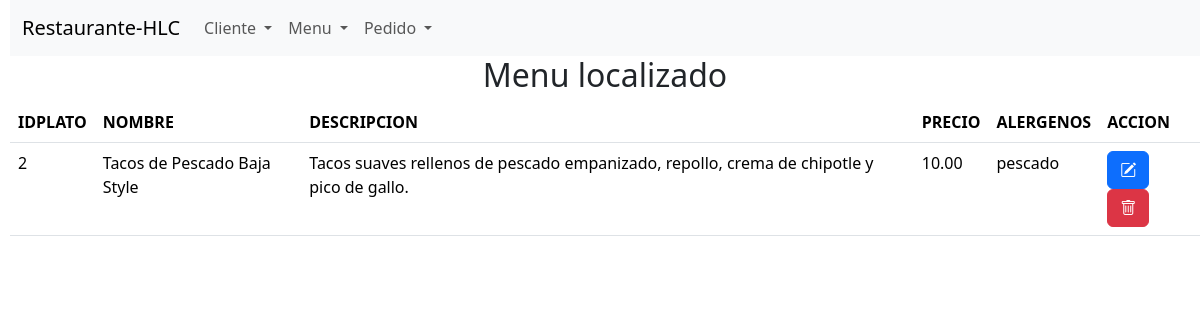
The app's page /proceso_buscar_menu.php?txtNombreMenu=Tacos de Pescado Baja Style with its own data.
### tables this page shows
CREATE TABLE `menu` (
  `idplato` int NOT NULL,
  `nombre` varchar(40) NOT NULL,
  `descripcion` varchar(500) NOT NULL,
  `precio` double(10,2) NOT NULL,
  `alergenos` varchar(150) NOT NULL
);

### proceso_buscar_menu.php (the view, shortened to what this page needs)
<?php
$conexion = obtenerConexion();
$nombre = $_GET['txtNombreMenu'];
$sql = "SELECT * FROM menu WHERE nombre = '$nombre';";
$resultado = mysqli_query($conexion, $sql);
$fila = mysqli_fetch_assoc($resultado);
if($fila){
    $mensaje = "<h2 class='text-center'>Menu localizado</h2>";
    $mensaje .= "<table class='table'>";
    $mensaje .= "<thead><tr><th>IDPLATO</th><th>NOMBRE</th><th>DESCRIPCION</th><th>PRECIO</th><th>ALERGENOS</th><th>ACCION</th></tr></thead>";
    $mensaje .= "<tbody><tr>";
    $mensaje .= "<td>" . $fila['idplato'] . "</td>";
    $mensaje .= "<td>" . $fila['nombre'] . "</td>";
    $mensaje .= "<td>" . $fila['descripcion'] . "</td>";
    $mensaje .= "<td>" . $fila['precio'] . "</td>";
    $mensaje .= "<td>" . $fila['alergenos'] . "</td>";
    $mensaje .= "<td><form class='d-inline me-1' action='editar_menu.php' method='post'>";
    $mensaje .= "<input type='hidden' name='menu' value='" . htmlspecialchars(json_encode($fila),ENT_QUOTES) . "' />";
    $mensaje .= "<button name='Editar' class='btn btn-primary'><i class='bi bi-pencil-square'></i></button></form>";
    $mensaje .= "<form class='d-inline' action='borrar_menu.php' method='post'>";
    $mensaje .= "<input type='hidden' name='idplato' value='" . $fila['idplato']  . "' />";
    $mensaje .= "<button name='Borrar' class='btn btn-danger'><i class='bi bi-trash'></i></button></form>";
    $mensaje .= "</tr></tbody></table>";
} else {
   $mensaje = "<h2 class='text-center mt-5'>El menu con nombre: $nombre no está registrado</h2>";
}
echo $mensaje;
?>

### records on screen
menu: idplato "2", nombre "Tacos de Pescado Baja Style", descripcion "Tacos suaves rellenos de pescado empanizado, repollo, crema de chipotle y pico de gallo.", precio "10.00", alergenos "pescado"
